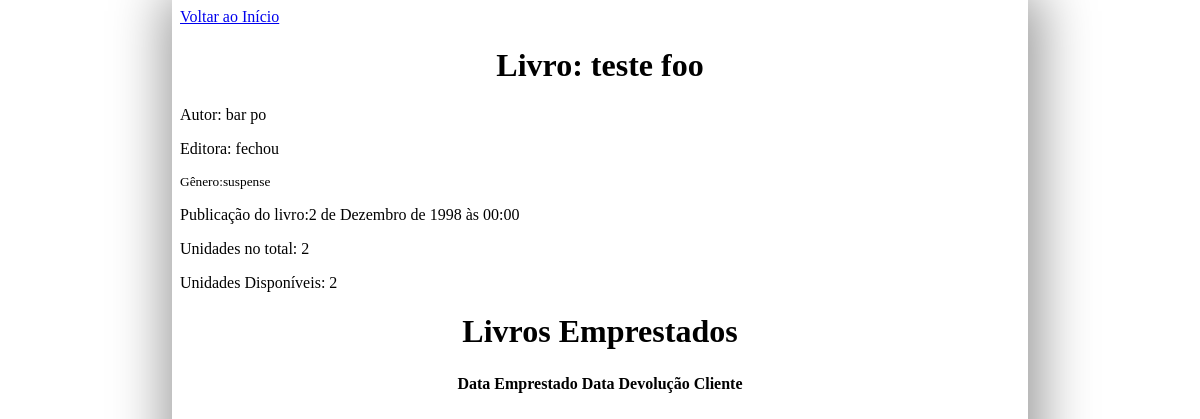
The page /SGCLAapp/4/detalhes/ on the database its author committed.
### SGCLAapp/models.py (models this page shows, shortened)
class Livro(models.Model):
    titulo = models.CharField("Título do Livro", max_length=200)
    genero = models.CharField("Gênero textual", max_length=20)
    autor = models.CharField("Autor(res)",max_length=200)
    editora = models.CharField("Editora",max_length=150)
    anoPublicacao = models.DateTimeField("Data de publicação")
    unidades = models.IntegerField(default=1)

### SGCLAapp/views.py (the view)
# urls.py: path("<int:livro_id>/detalhes/" ,views.detalhes, name="detalhes"),
def detalhes(request,livro_id):
    livro = get_object_or_404(Livro, pk = livro_id)
    alugados = LivrosAlugados.objects.filter(livro_id = livro_id)
    livrosDisponiveis = livro.unidades - alugados.count()
    return render(request, "SGCLAapp/detalhes.html",{
        "livro": livro,
        "alugados": alugados,
        "disponiveis":livrosDisponiveis,
    })

### SGCLAapp/templates/SGCLAapp/detalhes.html (shortened to what this page needs)
{% load static %}
<link rel="stylesheet" href="{% static 'SGCLAapp/estilo.css' %}"/>
<a href="{%url 'SGCLA:index'%}"> Voltar ao Início</a>
<h1>Livro: {{livro.titulo}}</h1>
<p>Autor: {{livro.autor}}</p>
<p>Editora: {{livro.editora}}</p>
<small>Gênero:{{livro.genero}}</small>
<p>Publicação do livro:{{livro.anoPublicacao}}</p>
<p>Unidades no total: {{livro.unidades}}</p>
<p>Unidades Disponíveis: {{disponiveis}}</p>
<table>
    <h1>Livros Emprestados</h1>
    <tr>
        <th>Data Emprestado</th>
        <th>Data Devolução</th>
        <th>Cliente</th>
    </tr>
</table>

### SGCLAapp/static/SGCLAapp/estilo.css (style rules this page uses)
form, h1, td { text-align: center; }
table { margin: 0 auto; }

### rows shown on the page
Livro: titulo "teste foo", autor "bar po", editora "fechou", genero "suspense", anoPublicacao "2 de Dezembro de 1998 às 00:00", unidades "2"

### other values the page prints
{{ disponiveis }} "2"
